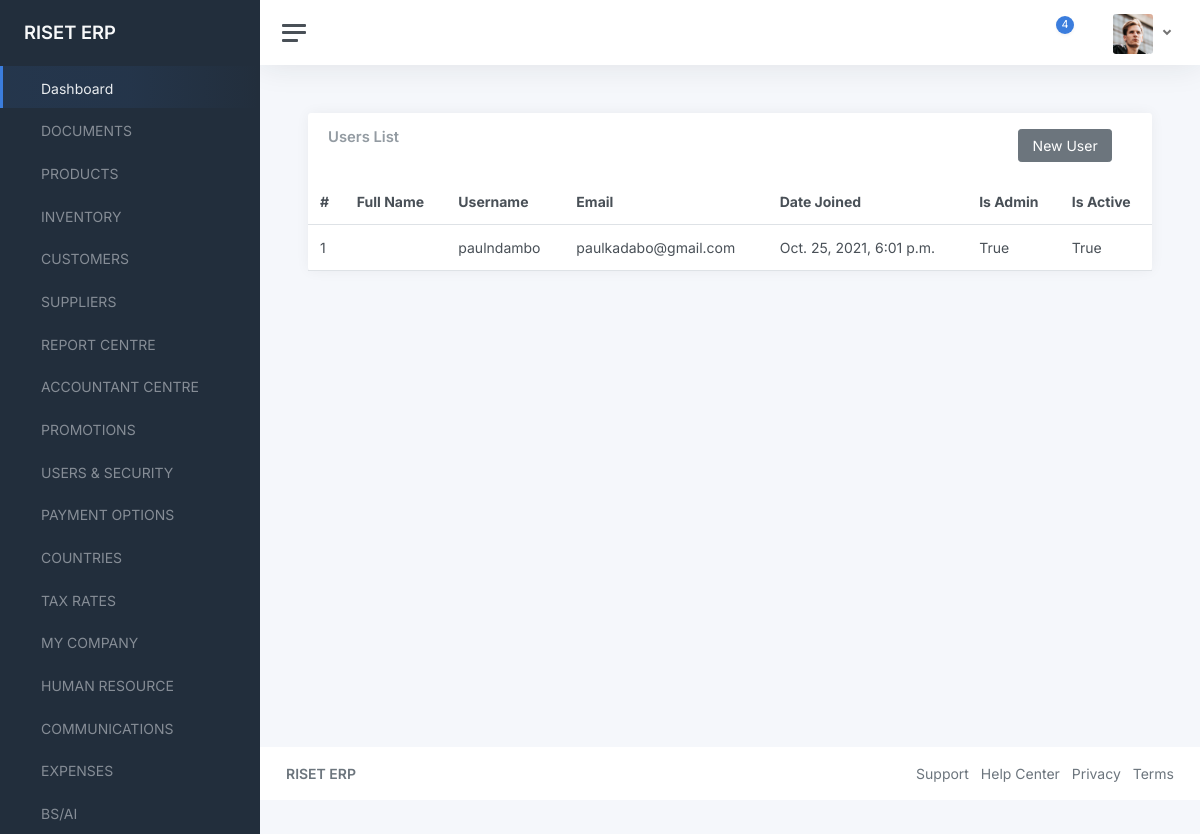
Screenshot of /accounts/users-list/ with the database file from the repository.
### accounts/models.py (models this page shows, shortened)
class User(AbstractBaseUser, PermissionsMixin):
    email = models.EmailField(_('email address'), unique=True)
    username = models.CharField(_('Username'), max_length=200,unique=True)
    first_name = models.CharField(_('first name'), max_length=30, blank=True)
    last_name = models.CharField(_('last name'), max_length=30, blank=True)
    date_joined = models.DateTimeField(_('date joined'), auto_now_add=True)
    is_active = models.BooleanField(_('active'), default=True)
    is_admin = models.BooleanField(_('is_admin'), default=False)
    objects = UserManager()
    USERNAME_FIELD = 'username'
    REQUIRED_FIELDS = ['email']
    class Meta:
        verbose_name = _('user')
        verbose_name_plural = _('users')
    def get_full_name(self):
        full_name = '%s %s' % (self.first_name, self.last_name)
        return full_name.strip()

### accounts/views.py (the view)
# urls.py: path("users-list/", views.users_list, name="users-list"),
def users_list(request):
    users = User.objects.all()
    context = {
        "users": users
    }
    return render(request, "accounts/users.html", context)

### accounts/templates/accounts/users.html
{% extends "component-base.html" %}
{% block content %}
<main class="content">
	<div class="container-fluid p-0">
		<div class="row">
			<div class="col-12 col-lg-12 col-xxl-12 d-flex">
				<div class="card flex-fill">
					<div class="card-header">
            <div class="row">
							<div class="col-10">
								<h5 class="card-title mb-0">Users List</h5>
							</div>
							<div class="col-2">
								<a href="#" class="btn btn-secondary">New User</a>
							</div>
						</div>
					</div>
					<table class="table table-hover my-0">
						<thead>
							<tr>
                <th>#</th>
								<th>Full Name</th>
								<th>Username</th>
								<th>Email</th>
                <th>Date Joined</th>
                <th>Is Admin</th>
                <th>Is Active</th>
							</tr>
						</thead>
						<tbody>
{% for user in users %}
							<tr>
                <td>{{user.id}}</td>
								<td>{{user.get_full_name}}</td>
                <td>{{user.username}}</td>
                <td>{{user.email}}</td>
                <td>{{user.date_joined}}</td>
                <td>{{user.is_admin}}</td>
								<td>{{user.is_active}}</td>
							</tr>
{% endfor %}
						</tbody>
					</table>
				</div>
			</div>
		</div>
	</div>
</main>
{% endblock content %}

### rows the page displays
User: id "1", username "paulndambo", email "paulkadabo@gmail.com", date_joined "Oct. 25, 2021, 6:01 p.m.", is_admin "True", is_active "True"
